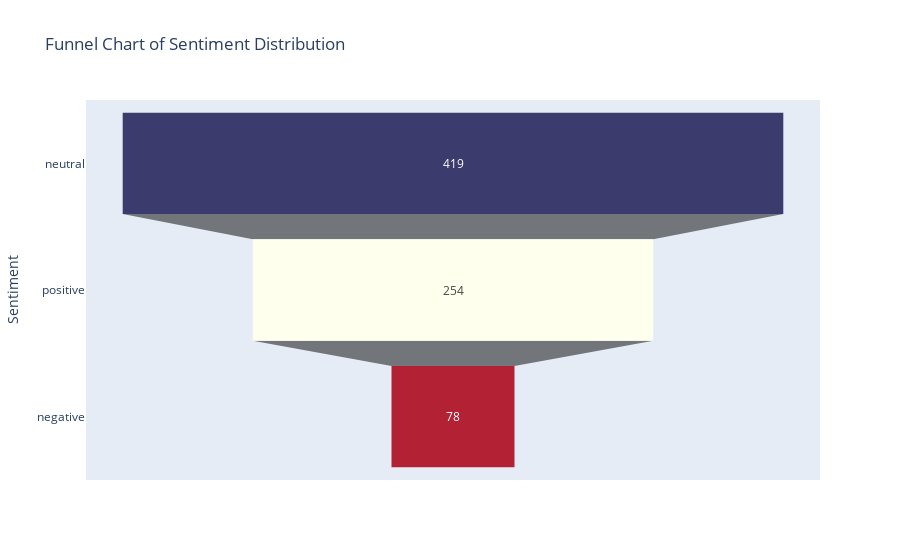

The notebook cell this image was saved under:
### Code cell
from plotly import graph_objs as go

# Prepare sentiment counts
sentiment_counts = df['Sentiment'].value_counts().reindex([ 'neutral','positive', 'negative'], fill_value=0)

usa_colors = ['#3C3B6E', '#FFFFEE', '#B22234']  # Blue, White, Red

fig = go.Figure(
    go.Funnel(
        y=sentiment_counts.index,
        x=sentiment_counts.values,
        marker_color=usa_colors
    )
)
fig.update_layout(
    title="Funnel Chart of Sentiment Distribution",
    xaxis_title="Count",
    yaxis_title="Sentiment"
)
fig.show()

### Figure 1 — Plotly figure (JSON) as saved in the notebook; plotly's stock layout.template omitted (floating-point values rounded to 4 significant figures)
{"data": [{"marker": {"color": ["#3C3B6E", "#FFFFEE", "#B22234"]}, "type": "funnel", "x": [419, 254, 78], "y": ["neutral", "positive", "negative"]}], "layout": {"title": {"text": "Funnel Chart of Sentiment Distribution"}, "xaxis": {"title": {"text": "Count"}}, "yaxis": {"title": {"text": "Sentiment"}}}}
